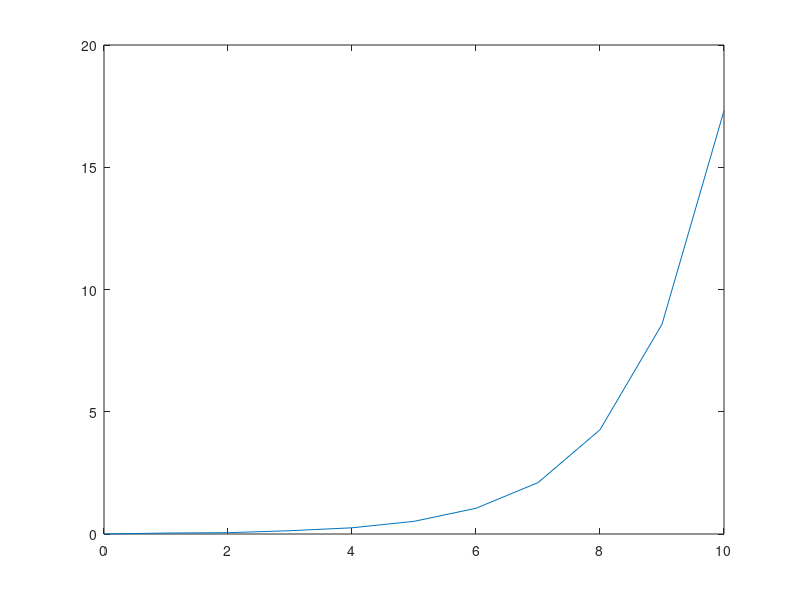

Write MATLAB code to recreate this figure.
function [ T,x , extdX1] = ODE45Test(  )
%testing ode 45....

%create some inital x values
%using the knowledge that x(1) should = -3*exp(-t) + 3
%let t = 0
xInit = [0 0];

%Give the range of t values we are intrested in
tSpan = 0:1:10;

[T,x] = ode45(@Problem, tSpan, xInit);

%The function is the system of equations we wish to solve for
    function DX = Problem(t,x)
      DX(1) = x(2);
      DX(2) = sin(10.*t) + 4.*x(1) - 5.*x(2);
      DX = DX.';
    end

%plot
plot(tSpan,x(:,1));


end

